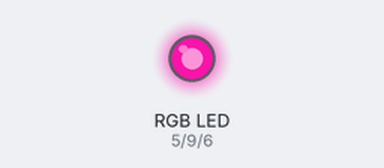
The sketch below on a simulated Arduino Uno, built with avr-gcc and run on an emulated ATmega328P. Shown: an RGB LED mixed from three pins (HIGH = lit). Dim RGB values are drawn brighter than linear; random numbers use the default seed unless the sketch sets one.

Above: at 0.1 s.
At 4.6 s:
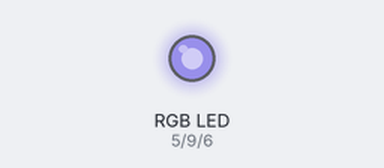
At 9.6 s:
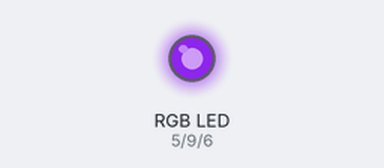
At 19.1 s:
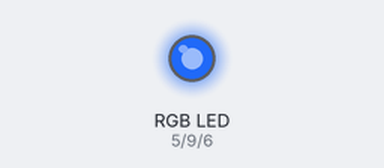
At 28.6 s:
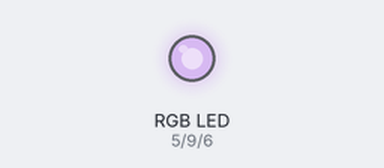
At 39.1 s:
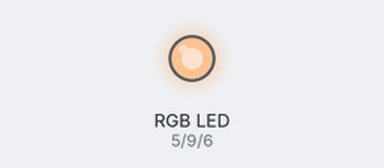
Timing chart, 0 to 40.0 s (numbered marks = the images above):
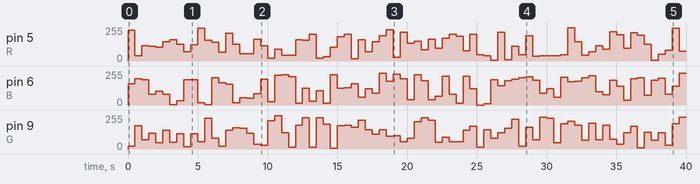

Measured:
- by itself, pin 9 (G): 0/255 → 19/255 at 0.00 s, → 175/255 0.50 s later, → 68/255 0.50 s later, → 120/255 0.50 s later, … (80 changes in this stretch)
- by itself, pin 5 (R): 0/255 → 232/255 at 0.00 s, → 38/255 0.50 s later, → 114/255 0.50 s later, → 109/255 0.50 s later, … (80 changes in this stretch)
- by itself, pin 6 (B): 0/255 → 158/255 at 0.00 s, → 197/255 0.50 s later, → 188/255 0.50 s later, → 80/255 0.50 s later, … (80 changes in this stretch)

The sketch:

05-RGB-LED.ino
```cpp
int R = 5,
    B = 6,
    G = 9;

void setup() {
  // put your setup code here, to run once:
  pinMode(R, OUTPUT);
  pinMode(G, OUTPUT);
  pinMode(B, OUTPUT);
}

void loop() {
  // put your main code here, to run repeatedly:
  analogWrite(R, random(0, 255));
  analogWrite(G, random(0, 255));
  analogWrite(B, random(0, 255));
  delay(500);
}
```
